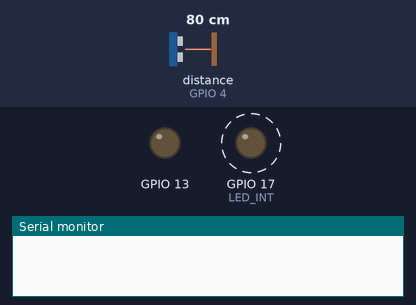
The sketch below on a simulated ESP32. On the bench: output pins drawn as LEDs (lit = HIGH), the last lines printed to the serial monitor. Wiring (inferred from the names in the program): ultrasonic range finder: trigger GPIO 18; echo GPIO 4. Dashed ring = blinking. The test bench sets the inputs (shaded band); at power-on: distance to the obstacle (sensor on GPIO 4) 80 cm. The echo pulse lasts 58.3 µs per cm; pins used as bus, display or sensor lines are not drawn.

Above: at 0.12 s.
At 1.2 s:
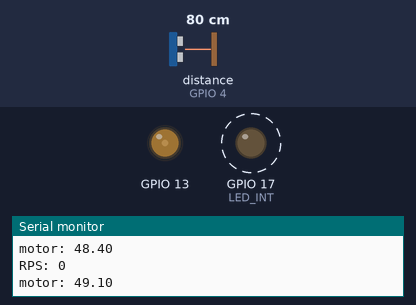
1.3 s: distance to the obstacle (sensor on GPIO 4) set to 2 cm
At 18.37 s:
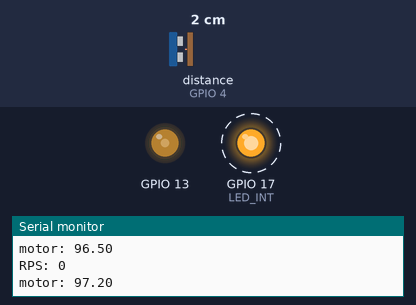
Timing chart, 0 to 32.0 s (numbered marks = the images above; inputs shaded):
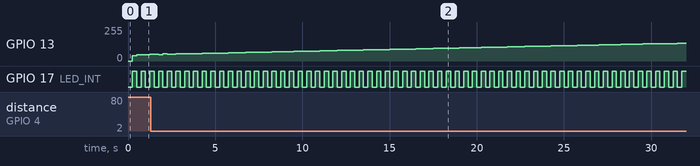

Measured:
- by itself, GPIO 17 (LED_INT): alternates HIGH for 0.25 s and LOW for 0.25 s

The sketch:

09pid.ino
```cpp
/*
Toda vez que alguém apertar o botao no pino 14, o PWM do pino 13 aumenta;
toda vez que alguem apertar o botao no pino 19, o PWM do pino 13 diminui.
*/

#include "PID_v1.h"

int frequency = 5000;
int ledChannel = 0;
int resolution = 8;
long duration = 1;
float distanceCm = 0;
double velocidade = 0; //cm/s

float distanceSum;
float actualDistance;
float lastDistance = 0;
int rotationFlag = 1;
int indice = 0;
int rotationCount = 0;
double rotationCount2 =0;
int flagInt = 0;

#define TRIG 18 //pino trig
#define ECHO 4 //pino echo
#define SOUND_SPEED 0.035 // cm/us

int button; //+pwm
int button2; //-pwm
int button3; //show distance
int history = 0.8;
int history2 = 1;
double motor = 40;

double setpoint; //para o PID
double kp= 1.8;
double pi = 2;
double kd = 0.2;
PID myPID(&rotationCount2, &motor, &setpoint, kp, pi, kd, DIRECT);

//interrupcao
#define LED_INT 17
hw_timer_t *My_timer = NULL;                      //variavel ponteiro do tipo hw_timer_t
void IRAM_ATTR onTimer(){                         //rotina de interrupcao
  timerAlarmDisable(My_timer);
  digitalWrite(LED_INT, !digitalRead(LED_INT));   //da um toggle no led

  Serial.print("RPS: ");
  Serial.println(rotationCount);
  rotationCount2 = rotationCount;
  rotationCount = 0;

  flagInt=1;

  timerAlarmEnable(My_timer);
}

void setup() {


  ledcSetup(ledChannel, frequency, resolution);

  ledcAttachPin(13, ledChannel); //pino do PWM
  pinMode(14, INPUT_PULLUP); //botao
  pinMode(19, INPUT_PULLUP); //botao
  pinMode(16, INPUT_PULLUP); //botao
  pinMode(TRIG, OUTPUT);
  pinMode(ECHO, INPUT);
  Serial.begin(110200);

  //******************configurando interrupcao - inicio****************
  pinMode(LED_INT, OUTPUT);
  My_timer = timerBegin(0, 80, true);             //funcao q inicializa o timer. Argumentos: numero do timer, prescaler, incrementar
  timerAttachInterrupt(My_timer, &onTimer, true); //acoplando a rotina de interrupcao onTimer ao timer My_timer

/*
  Aqui eh a funcao q implementa o contador. Vai contar ate esse numero e gerar a interrucao.
  O valor true significa q ele vai recomecar ao final da contagem, gerando interrupcoes frequentimente.
  Como o preescaler esta com valor 80, o numero nesse contador representa microsegundos.
*/
  timerAlarmWrite(My_timer, 250000, true);
  timerAlarmEnable(My_timer);                     //ativando a interrupcao (enable)
  //*****************configurando interrupcao - fim***********************

  setpoint = 3.5;
  myPID.SetMode(AUTOMATIC);

}

void loop() {
  // put your main code here, to run repeatedly:

  //button2 = digitalRead(19); //botao diminui pwm
  //button = digitalRead(14); //botao aumenta pwm
  //button3 = digitalRead(16); //botao show distance


  digitalWrite(TRIG, LOW);                        //limpa o trig
  delayMicroseconds(2);

  //pulse of 10us
  digitalWrite(TRIG, HIGH);
  delayMicroseconds(5);
  digitalWrite(TRIG, LOW);

  //collects the pulse width
  duration = pulseIn(ECHO, HIGH);
  distanceCm = duration*SOUND_SPEED/2;

  if(distanceCm>7){
    rotationFlag = 0;
  }else if(!rotationFlag){
    rotationCount++;
    rotationFlag = 1;
  }


/*

  if(!button && history){ //aumentar
    motor = motor+2;
    if(motor>255) motor = 255;
    history = 0;
    ledcWrite(ledChannel, motor); //escrevendo pwm no pino 13

    Serial.print("motor: ");
    Serial.print(motor);
    Serial.print(", Distance: ");
    Serial.print(distanceCm);
    Serial.print(", Velocidade: ");
    Serial.println(velocidade);
  }else if(button) history = 1;


  if(!button2 && history2){ //diminuir
    motor = motor-2;
    if(motor < 0) motor = 0;
    history2 = 0;
    ledcWrite(ledChannel, motor); //escrevendo pwm no pino 13

    Serial.print("motor: ");
    Serial.print(motor);
    Serial.print(", Distance: ");
    Serial.print(distanceCm);
    Serial.print(", Velocidade: ");
    Serial.println(velocidade);
  }else if(button2) history2 = 1;

  if(!button3){

    Serial.print("Distance: ");
    Serial.print(distanceCm);
    Serial.print(", Velocidade: ");
    Serial.println(velocidade);
  }
  */


  if(flagInt){
    ledcWrite(ledChannel, motor);
    myPID.Compute();
    Serial.print("motor: ");
    Serial.println(motor);
    flagInt = 0;
  }

  delay(1);
}
```
